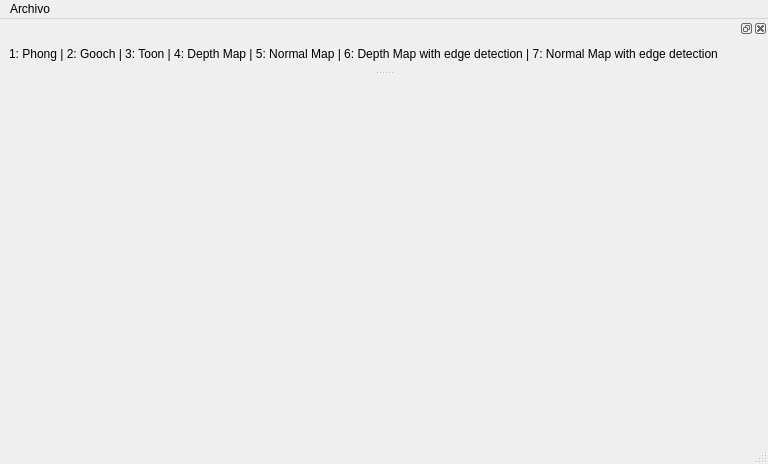
<ui version="4.0" >
 <class>InterfazAplicacionCC52B</class>
 <widget class="QMainWindow" name="InterfazAplicacionCC52B" >
  <property name="geometry" >
   <rect>
    <x>0</x>
    <y>0</y>
    <width>768</width>
    <height>464</height>
   </rect>
  </property>
  <property name="windowTitle" >
   <string>NPR Model Viewer</string>
  </property>
  <property name="windowIcon" >
   <iconset>
    <normaloff>images/TeaPot-icon.gif</normaloff>images/TeaPot-icon.gif</iconset>
  </property>
  <widget class="QWidget" name="centralwidget" >
   <property name="geometry" >
    <rect>
     <x>0</x>
     <y>98</y>
     <width>768</width>
     <height>343</height>
    </rect>
   </property>
  </widget>
  <widget class="QMenuBar" name="menubar" >
   <property name="geometry" >
    <rect>
     <x>0</x>
     <y>0</y>
     <width>768</width>
     <height>30</height>
    </rect>
   </property>
   <widget class="QMenu" name="menuArchivo" >
    <property name="title" >
     <string>Archivo</string>
    </property>
   </widget>
   <addaction name="menuArchivo" />
  </widget>
  <widget class="QStatusBar" name="statusbar" >
   <property name="geometry" >
    <rect>
     <x>0</x>
     <y>441</y>
     <width>768</width>
     <height>23</height>
    </rect>
   </property>
  </widget>
  <widget class="QDockWidget" name="dockWidget_2" >
   <property name="geometry" >
    <rect>
     <x>0</x>
     <y>30</y>
     <width>768</width>
     <height>62</height>
    </rect>
   </property>
   <attribute name="dockWidgetArea" >
    <number>4</number>
   </attribute>
   <widget class="QWidget" name="dockWidgetContents_2" >
    <property name="geometry" >
     <rect>
      <x>0</x>
      <y>21</y>
      <width>768</width>
      <height>41</height>
     </rect>
    </property>
    <layout class="QHBoxLayout" >
     <item>
      <widget class="QLabel" name="label" >
       <property name="text" >
        <string>1: Phong | 2: Gooch | 3: Toon | 4: Depth Map | 5: Normal Map | 6: Depth Map with edge detection | 7: Normal Map with edge detection</string>
       </property>
      </widget>
     </item>
    </layout>
   </widget>
  </widget>
 </widget>
 <resources/>
 <connections/>
</ui>
